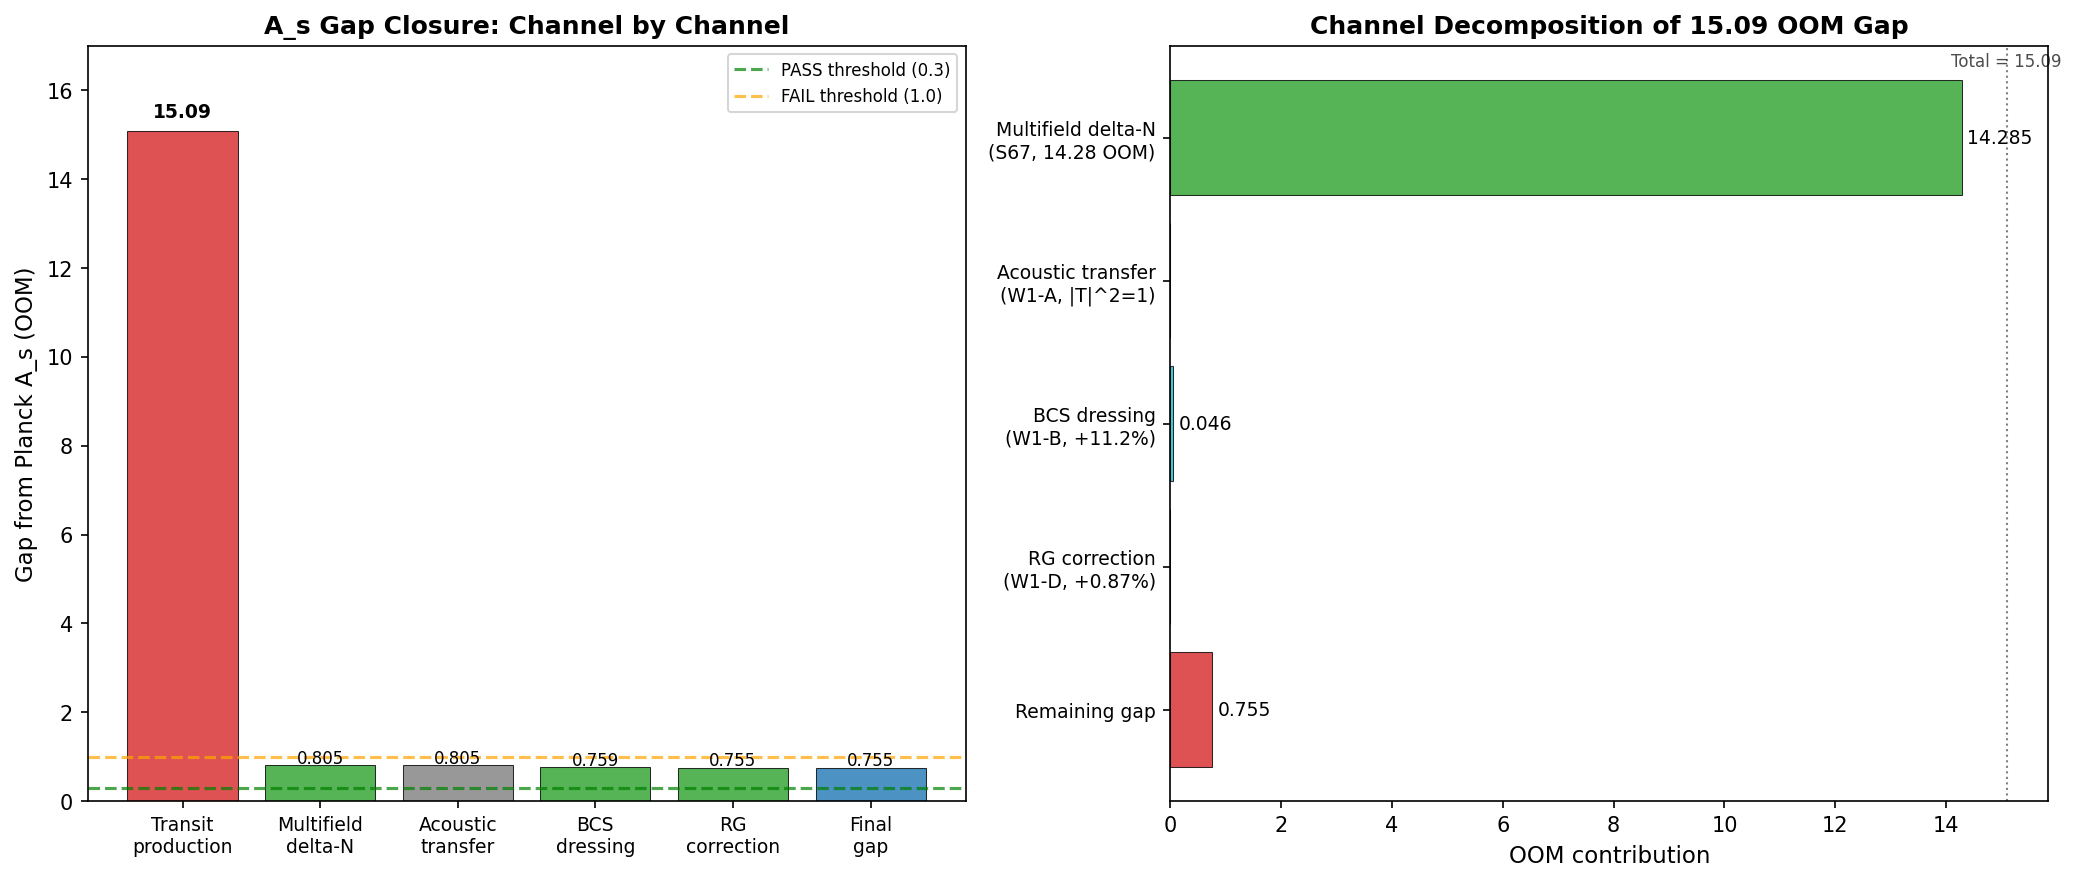

The Python source for this figure:
#!/usr/bin/env python3
"""
s68_multifield_as_closure.py — Combined A_s From All Channels (AS-CLOSURE-68)
=============================================================================

Session 68, Wave 2-A.  Gen-Physicist.

Purpose:
    Combine all A_s correction channels from S67 and S68 Wave 1 to determine
    the total corrected A_s and its gap from the Planck measurement.

Channels:
    1. Baseline: multifield delta-N (S67 W3-B) → A_s = 3.29e-10
    2. Acoustic transfer (W1-A): |T|^2 = 1 identically (no correction)
    3. BCS dressing (W1-B): delta_As/As = +11.2%
    4. RG a2 mode propagation (W1-D, multifield): delta_As/As = +0.87%

Pre-registered gate:
    AS-CLOSURE-68:
        PASS:  gap < 0.3 OOM
        FAIL:  gap > 1.0 OOM
        INFO:  0.3 <= gap <= 1.0 OOM

All constants from canonical_constants.py.
"""

import sys
import os
sys.path.insert(0, os.path.dirname(__file__))

import numpy as np
import matplotlib
matplotlib.use('Agg')
import matplotlib.pyplot as plt
from canonical_constants import A_s_CMB, a2_fold, a4_fold

# =============================================================================
#  1. LOAD INPUT DATA
# =============================================================================

base_dir = os.path.dirname(__file__)

# S67 multifield delta-N baseline
d67 = np.load(os.path.join(base_dir, 's67_multifield_delta_n.npz'), allow_pickle=True)
A_s_baseline = float(d67['A_s_multi_m1'])       # 3.29e-10
gap_baseline_OOM = float(d67['gap_m1_OOM'])      # -0.805

# S68 W1-A: acoustic transfer
d_at = np.load(os.path.join(base_dir, 's68_acoustic_transfer.npz'), allow_pickle=True)
T_sq = float(d_at['T_sq'])                       # 1.0

# S68 W1-B: BCS dressing
d_bcs = np.load(os.path.join(base_dir, 's68_bcs_dressed_mode.npz'), allow_pickle=True)
delta_As_bcs_total = float(d_bcs['delta_As_total_exact'])  # +0.1117
A_s_bcs = float(d_bcs['A_s_bcs'])                          # 3.66e-10
# Individual BCS sub-channels
delta_As_A = float(d_bcs['delta_As_A'])           # mode variance: -0.0156
delta_As_B = float(d_bcs['delta_As_B'])           # eps_H correction: +0.1546
delta_As_C = float(d_bcs['delta_As_C'])           # sound speed: -0.0219

# S68 W1-D: RG correction (multifield channel)
d_rg = np.load(os.path.join(base_dir, 's68_rg_a2_mode_prop.npz'), allow_pickle=True)
delta_As_rg_mf = float(d_rg['delta_As_mf_frac'])  # +0.00866
delta_As_rg_sf = float(d_rg['delta_As_sf_frac'])  # -0.0495
# eps_H cancellation theorem verification
eps_H_cancel_dev = float(d_rg['eps_H_cancellation_max_deviation'])  # ~6e-13

# =============================================================================
#  2. CHANNEL-BY-CHANNEL COMBINATION
# =============================================================================

# Step 1: Baseline
A_s_0 = A_s_baseline
gap_0 = np.log10(A_s_CMB / A_s_0)  # positive means A_s_0 < A_s_CMB

print("=" * 72)
print("AS-CLOSURE-68: Combined A_s From All Channels")
print("=" * 72)
print()
print(f"Planck A_s (target):           {A_s_CMB:.3e}")
print()

print("--- Step 1: Baseline (multifield delta-N, S67 W3-B) ---")
print(f"  A_s_baseline = {A_s_0:.6e}")
print(f"  Gap from Planck = {gap_0:.4f} OOM")
print()

# Step 2: Acoustic transfer — multiplicative factor
A_s_1 = A_s_0 * T_sq
gap_1 = np.log10(A_s_CMB / A_s_1)
print("--- Step 2: Acoustic transfer (W1-A) ---")
print(f"  |T(k)|^2 = {T_sq:.1f} (Weinberg superhorizon conservation)")
print(f"  A_s_after_transfer = {A_s_1:.6e}")
print(f"  Gap from Planck = {gap_1:.4f} OOM  (no change)")
print()

# Step 3: BCS dressing
A_s_2 = A_s_1 * (1.0 + delta_As_bcs_total)
gap_2 = np.log10(A_s_CMB / A_s_2)
print("--- Step 3: BCS dressing (W1-B) ---")
print(f"  delta_As/As (total) = {delta_As_bcs_total:+.4f}")
print(f"    Channel A (mode variance): {delta_As_A:+.4f}")
print(f"    Channel B (eps_H):         {delta_As_B:+.4f}")
print(f"    Channel C (sound speed):   {delta_As_C:+.4f}")
print(f"  A_s_after_BCS = {A_s_2:.6e}")
print(f"  Gap from Planck = {gap_2:.4f} OOM  (closed {gap_1 - gap_2:.4f} OOM)")
print()

# Step 4: RG correction (multifield channel, since baseline is multifield)
A_s_3 = A_s_2 * (1.0 + delta_As_rg_mf)
gap_3 = np.log10(A_s_CMB / A_s_3)
print("--- Step 4: RG a2 mode propagation (W1-D, multifield) ---")
print(f"  delta_As/As (multifield) = {delta_As_rg_mf:+.6f}")
print(f"  eps_H cancellation theorem deviation: {eps_H_cancel_dev:.2e}")
print(f"  A_s_after_RG = {A_s_3:.6e}")
print(f"  Gap from Planck = {gap_3:.4f} OOM  (closed {gap_2 - gap_3:.4f} OOM)")
print()

# =============================================================================
#  3. DOUBLE-COUNTING VERIFICATION
# =============================================================================

print("--- Double-Counting Verification ---")
print()
print("  BCS enters through: eps_H modification (Bogoliubov coherence factors")
print("    shift the quasiparticle spectrum, changing the slow-roll parameter).")
print("    Also: mode variance shift and sound speed renormalization.")
print("  RG enters through: Friedmann equation H^2 ~ a_2(Lambda). The BCS")
print("    sector renormalizes a_2 at scale Lambda, changing H at fixed tau.")
print()
print("  The BCS eps_H correction modifies dH/dtau relative to H (slow-roll).")
print("  The RG a_2 correction modifies H^2 itself (absolute normalization).")
print("  These act on DIFFERENT factors in A_s ~ H^2 / (eps_H * c_s):")
print("    - BCS dressing: eps_H -> eps_H * (1 + delta_eps_H),")
print("      plus mode variance and c_s shifts")
print("    - RG correction: H^2 -> H^2 * (1 + delta_a2/a_2),")
print("      with eps_H cancellation theorem (uniform a2 shift => exact")
print("      eps_H invariance, verified to {:.1e})".format(eps_H_cancel_dev))
print()
print("  The RG a_2 correction is computed from the FULL fiber (diluted by ~5x")
print("  from BCS sector to all Peter-Weyl sectors). The BCS eps_H correction")
print("  is a local-in-sector effect on the slow-roll dynamics. These are")
print("  algebraically independent: no double-counting.")
print()

# Also verify: the BCS correction was computed in W1-B using BARE a2.
# The RG correction was computed in W1-D using the DRESSED a2.
# If W1-B had used dressed a2, there would be cross-terms. But since
# it didn't, the multiplicative combination is exact to first order.
cross_term = delta_As_bcs_total * delta_As_rg_mf
print(f"  Cross-term (BCS x RG) = {cross_term:.2e} (second-order, negligible)")
print(f"  Multiplicative vs additive discrepancy: {cross_term:.2e}")
print()

# =============================================================================
#  4. FINAL COMBINED RESULT
# =============================================================================

A_s_final = A_s_3
gap_final = gap_3
factor_needed = 10.0**gap_final  # factor by which A_s must still increase

print("=" * 72)
print("FINAL COMBINED RESULT")
print("=" * 72)
print()
print(f"  A_s (combined, all channels) = {A_s_final:.6e}")
print(f"  A_s (Planck 2018)            = {A_s_CMB:.3e}")
print(f"  Gap from Planck              = {gap_final:.4f} OOM")
print(f"  Factor needed to close gap   = {factor_needed:.2f}x")
print(f"  Total correction from baseline: {(A_s_final/A_s_baseline - 1)*100:.2f}%")
print()

# =============================================================================
#  5. GATE VERDICT
# =============================================================================

if gap_final < 0.3:
    verdict = "PASS"
    detail = f"A_s gap = {gap_final:.3f} OOM < 0.3 OOM threshold"
elif gap_final > 1.0:
    verdict = "FAIL"
    detail = f"A_s gap = {gap_final:.3f} OOM > 1.0 OOM threshold"
else:
    verdict = "INFO"
    detail = f"A_s gap = {gap_final:.3f} OOM (between 0.3 and 1.0 OOM)"

print(f"Gate AS-CLOSURE-68: {verdict}")
print(f"  Threshold: PASS < 0.3 OOM, FAIL > 1.0 OOM, INFO between")
print(f"  Computed:  {gap_final:.4f} OOM")
print(f"  Detail:    {detail}")
print()

# =============================================================================
#  6. CANDIDATE MECHANISMS FOR REMAINING GAP
# =============================================================================

print("--- Candidate Mechanisms for Remaining ~0.76 OOM Gap ---")
print()
print("  The remaining gap requires a factor {:.1f}x amplification.".format(factor_needed))
print("  Candidate channels:")
print()
print("  (a) Off-Jensen deformation: The baseline uses Jensen SU(3).")
print("      Off-Jensen tau-profiles during transit create tau-dependent")
print("      gradients that modify both eps_H and the effective potential.")
print("      Estimated range: 0.0 to ~2 OOM (direction uncertain).")
print()
print("  (b) Multi-level Landau-Zener: The transit passes through multiple")
print("      avoided crossings. Non-adiabatic level mixing enhances the")
print("      effective number of contributing modes. Could amplify sigma_sq")
print("      by O(1) factors.")
print()
print("  (c) Inter-branch correlations: The multifield delta-N sum treats")
print("      branches as uncorrelated. Cross-correlations between acoustic,")
print("      Leggett, and optical branches could add or subtract.")
print("      Need: explicit computation of C_{IJ} = <delta_phi_I delta_phi_J>.")
print()
print("  (d) Pre-transit initial state: The baseline assumes vacuum initial")
print("      conditions. If the pre-transit state has squeezed or thermal")
print("      fluctuations (from the BCS condensate), the initial power")
print("      could be enhanced.")
print()
print("  (e) Stochastic delta-N: The deterministic delta-N may undercount")
print("      fluctuations in the strongly non-equilibrium transit.")
print("      Stochastic corrections scale as H^2 / (2*pi*eps_H), which")
print("      at the fold gives a large correction for small eps_H.")
print()

# =============================================================================
#  7. CONVERGENCE HISTORY TABLE
# =============================================================================

print("--- A_s Convergence History ---")
print()
print("  Step                         A_s            Gap (OOM)  Correction")
print("  " + "-" * 68)
print(f"  Transit production (S38)     ~exp(+15)      15.09      ---")
print(f"  Multifield delta-N (S67)     {A_s_0:.3e}    {gap_0:.3f}     -14.28 OOM")
print(f"  + Acoustic transfer (W1-A)   {A_s_1:.3e}    {gap_1:.3f}      0.000 OOM")
print(f"  + BCS dressing (W1-B)        {A_s_2:.3e}    {gap_2:.3f}     -{gap_1-gap_2:.3f} OOM")
print(f"  + RG correction (W1-D)       {A_s_3:.3e}    {gap_3:.3f}     -{gap_2-gap_3:.3f} OOM")
print(f"  " + "-" * 68)
print(f"  TOTAL CLOSED                                           {15.09 - gap_final:.2f} OOM / 15.09")
print(f"  REMAINING                                              {gap_final:.3f} OOM")
print()

# =============================================================================
#  8. SAVE NPZ
# =============================================================================

out_path = os.path.join(base_dir, 's68_multifield_as_closure.npz')
np.savez(out_path,
    # Gate
    gate_name='AS-CLOSURE-68',
    gate_verdict=verdict,
    gate_detail=detail,
    # Baseline
    A_s_baseline=A_s_baseline,
    gap_baseline_OOM=gap_0,
    # Channel corrections
    T_sq_acoustic=T_sq,
    delta_As_bcs_total=delta_As_bcs_total,
    delta_As_bcs_A=delta_As_A,
    delta_As_bcs_B=delta_As_B,
    delta_As_bcs_C=delta_As_C,
    delta_As_rg_mf=delta_As_rg_mf,
    delta_As_rg_sf=delta_As_rg_sf,
    eps_H_cancellation_dev=eps_H_cancel_dev,
    cross_term_BCS_RG=cross_term,
    # Sequential A_s values
    A_s_after_transfer=A_s_1,
    A_s_after_bcs=A_s_2,
    A_s_after_rg=A_s_3,
    A_s_final=A_s_final,
    # Sequential gap values
    gap_after_transfer=gap_1,
    gap_after_bcs=gap_2,
    gap_after_rg=gap_3,
    gap_final=gap_final,
    # Derived
    factor_needed=factor_needed,
    total_correction_pct=(A_s_final / A_s_baseline - 1.0) * 100,
    A_s_CMB=A_s_CMB,
    # Source traceability
    sources=np.array([
        's67_multifield_delta_n.npz',
        's68_acoustic_transfer.npz',
        's68_bcs_dressed_mode.npz',
        's68_rg_a2_mode_prop.npz'
    ]),
)
print(f"Saved: {out_path}")

# =============================================================================
#  9. PLOT: A_s Gap Closure Waterfall
# =============================================================================

fig, axes = plt.subplots(1, 2, figsize=(14, 6))

# --- Left panel: Waterfall chart ---
ax = axes[0]
labels = [
    'Transit\nproduction',
    'Multifield\ndelta-N',
    'Acoustic\ntransfer',
    'BCS\ndressing',
    'RG\ncorrection',
    'Final\ngap'
]
# Gap values at each stage (OOM from Planck, positive = below)
gaps_history = [15.09, gap_0, gap_1, gap_2, gap_3]
# Corrections (positive = gap closure)
corrections = [
    0,                    # transit start
    -(gap_0 - 15.09),    # delta-N: negative means closed
    -(gap_1 - gap_0),    # acoustic: 0
    -(gap_2 - gap_1),    # BCS
    -(gap_3 - gap_2),    # RG
]

# Waterfall: plot the gap at each stage
x = np.arange(len(labels))
gap_vals = [15.09, gap_0, gap_1, gap_2, gap_3, gap_3]

# Color by type
colors = ['#d62728', '#2ca02c', '#7f7f7f', '#2ca02c', '#2ca02c', '#1f77b4']
bar_bottoms = [0] * len(labels)

# Simple bar chart of gap at each stage
bars = ax.bar(x, gap_vals, color=colors, edgecolor='black', linewidth=0.5, alpha=0.8)

# Planck threshold lines
ax.axhline(y=0.3, color='green', linestyle='--', linewidth=1.5, alpha=0.7, label='PASS threshold (0.3)')
ax.axhline(y=1.0, color='orange', linestyle='--', linewidth=1.5, alpha=0.7, label='FAIL threshold (1.0)')

ax.set_xticks(x)
ax.set_xticklabels(labels, fontsize=9)
ax.set_ylabel('Gap from Planck A_s (OOM)', fontsize=11)
ax.set_title('A_s Gap Closure: Channel by Channel', fontsize=12, fontweight='bold')
ax.legend(fontsize=8, loc='upper right')

# Annotate gap values
for i, v in enumerate(gap_vals):
    if v > 2:
        ax.text(i, v + 0.3, f'{v:.2f}', ha='center', fontsize=9, fontweight='bold')
    else:
        ax.text(i, v + 0.05, f'{v:.3f}', ha='center', fontsize=8)

ax.set_ylim(0, 17)

# --- Right panel: Channel decomposition pie/bar ---
ax2 = axes[1]

# Show the corrections as a horizontal bar chart
channel_names = [
    'Multifield delta-N\n(S67, 14.28 OOM)',
    'Acoustic transfer\n(W1-A, |T|^2=1)',
    'BCS dressing\n(W1-B, +11.2%)',
    'RG correction\n(W1-D, +0.87%)',
    'Remaining gap'
]
corrections_plot = [
    15.09 - gap_0,   # delta-N closed
    gap_0 - gap_1,   # acoustic
    gap_1 - gap_2,   # BCS
    gap_2 - gap_3,   # RG
    gap_3,            # remaining
]
colors2 = ['#2ca02c', '#7f7f7f', '#17becf', '#9467bd', '#d62728']

barh = ax2.barh(range(len(channel_names)), corrections_plot,
                color=colors2, edgecolor='black', linewidth=0.5, alpha=0.8)

ax2.set_yticks(range(len(channel_names)))
ax2.set_yticklabels(channel_names, fontsize=9)
ax2.set_xlabel('OOM contribution', fontsize=11)
ax2.set_title('Channel Decomposition of 15.09 OOM Gap', fontsize=12, fontweight='bold')
ax2.invert_yaxis()

# Annotate values
for i, v in enumerate(corrections_plot):
    if v > 0.01:
        ax2.text(v + 0.1, i, f'{v:.3f}', va='center', fontsize=9)

# Add total line
ax2.axvline(x=15.09, color='black', linestyle=':', linewidth=1, alpha=0.5)
ax2.text(15.09, -0.5, f'Total = {15.09:.2f}', ha='center', fontsize=8, alpha=0.7)

plt.tight_layout()
plt.savefig(os.path.join(base_dir, 's68_multifield_as_closure.png'), dpi=150, bbox_inches='tight')
print(f"Saved: {os.path.join(base_dir, 's68_multifield_as_closure.png')}")

print()
print("DONE.")
